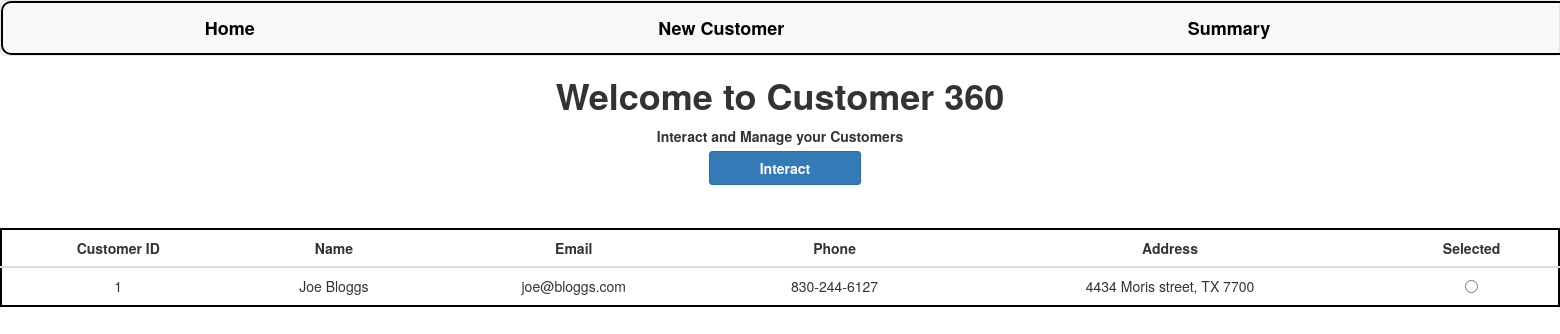
The page / on the database its author committed.
### customer360/models.py (models this page shows, shortened)
class Customer(models.Model):
    id = models.AutoField(primary_key=True)
    name = models.CharField(max_length=100)
    email = models.EmailField(max_length=100)
    phone = models.CharField(max_length=20)
    address = models.CharField(max_length=200)

### customer360/views.py (the view)
# urls.py: path('',views.index,name="index"),
def index(request):
    customers = Customer.objects.all()
    context = {"customers":customers}
    return render(request,"index.html",context=context)

### customer360/templates/index.html (shortened to what this page needs)
{% extends 'base.html' %}
{% load static %}
{% block content %}
<html>
    <head>
    </head>
    <body>
        <h1>Welcome to Customer 360</h1>
        <p>Interact and Manage your Customers</p>
        <a class="btn btn-primary" style="font-weight:bold; display:inline" onclick="set_customer()">Interact</a>
        <table class="table">
            <thead>
                <tr>
                    <th>Customer ID</th>
                    <th>Name</th>
                    <th>Email</th>
                    <th>Phone</th>
                    <th>Address</th>
                    <th>Selected</th>
                </tr>
            </thead>
            <tbody>
                {% for customer in customers %}
                    <tr>
                        <td>{{customer.id }}</td>
                        <td>{{customer.name }}</td>
                        <td>{{customer.email }}</td>
                        <td>{{customer.phone }}</td>
                        <td>{{customer.address }}</td>
                        <td>
                            <input type="radio" name="selected_customers" value="{{ customer.id }}">
                        </td>
                    </tr>
                {% endfor %}
            </tbody>
        </table>
    </body>
</html>
{% endblock content %}

### static/css/main.css (style rules this page uses)
body { text-align: center; margin: auto; }
h1,p { font-weight: bold; }
table { margin: auto; border: 2px solid #000000; margin-top: 50px; border-radius: 15px; background-color: white; text-align: center; }
th { text-align: center; }
.btn { display: flex; margin-top: 10px; margin-bottom: 10px; padding-left: 50px; padding-right: 50px; text-align: left; margin-left: 10px; }

### rows shown on the page
Customer: id "1", name "Joe Bloggs", email "joe@bloggs.com", phone "830-244-6127", address "4434 Moris street, TX 7700"
